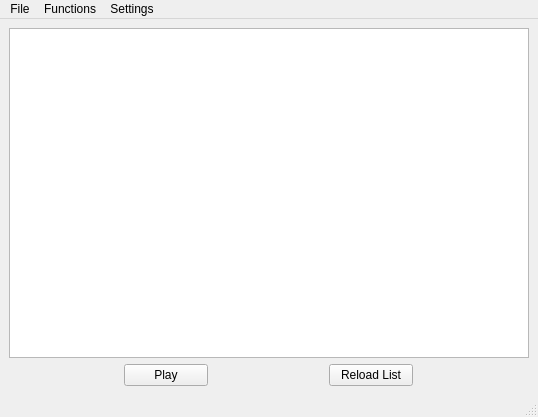
<?xml version="1.0" encoding="UTF-8"?>
<ui version="4.0">
 <class>MainWindow</class>
 <widget class="QMainWindow" name="MainWindow">
  <property name="geometry">
   <rect>
    <x>0</x>
    <y>0</y>
    <width>538</width>
    <height>417</height>
   </rect>
  </property>
  <property name="maximumSize">
   <size>
    <width>750</width>
    <height>16777215</height>
   </size>
  </property>
  <property name="windowTitle">
   <string>Snes games manager</string>
  </property>
  <widget class="QWidget" name="centralwidget">
   <layout class="QVBoxLayout" name="verticalLayout">
    <item>
     <widget class="QListView" name="listGamesbox">
      <property name="maximumSize">
       <size>
        <width>16777215</width>
        <height>16777215</height>
       </size>
      </property>
      <property name="autoFillBackground">
       <bool>false</bool>
      </property>
      <property name="iconSize">
       <size>
        <width>120</width>
        <height>100</height>
       </size>
      </property>
      <property name="resizeMode">
       <enum>QListView::Adjust</enum>
      </property>
      <property name="spacing">
       <number>200</number>
      </property>
      <property name="viewMode">
       <enum>QListView::ListMode</enum>
      </property>
      <property name="modelColumn">
       <number>0</number>
      </property>
      <property name="uniformItemSizes">
       <bool>false</bool>
      </property>
      <property name="batchSize">
       <number>5000</number>
      </property>
     </widget>
    </item>
    <item>
     <layout class="QHBoxLayout" name="horizontalLayout">
      <item>
       <widget class="QPushButton" name="btPlay">
        <property name="sizePolicy">
         <sizepolicy hsizetype="Fixed" vsizetype="Fixed">
          <horstretch>0</horstretch>
          <verstretch>0</verstretch>
         </sizepolicy>
        </property>
        <property name="maximumSize">
         <size>
          <width>84</width>
          <height>16777215</height>
         </size>
        </property>
        <property name="text">
         <string>Play</string>
        </property>
       </widget>
      </item>
      <item>
       <widget class="QPushButton" name="btReload">
        <property name="sizePolicy">
         <sizepolicy hsizetype="Maximum" vsizetype="Fixed">
          <horstretch>0</horstretch>
          <verstretch>0</verstretch>
         </sizepolicy>
        </property>
        <property name="maximumSize">
         <size>
          <width>84</width>
          <height>16777215</height>
         </size>
        </property>
        <property name="text">
         <string>Reload List</string>
        </property>
       </widget>
      </item>
     </layout>
    </item>
   </layout>
  </widget>
  <widget class="QMenuBar" name="menubar">
   <property name="geometry">
    <rect>
     <x>0</x>
     <y>0</y>
     <width>538</width>
     <height>22</height>
    </rect>
   </property>
   <widget class="QMenu" name="menuOp_es">
    <property name="title">
     <string>File</string>
    </property>
    <addaction name="separator"/>
    <addaction name="actionOpen_roms_folder"/>
   </widget>
   <widget class="QMenu" name="menuFunctions">
    <property name="title">
     <string>Functions</string>
    </property>
    <addaction name="actionDownload_Game_Covers"/>
   </widget>
   <widget class="QMenu" name="menuSettings">
    <property name="title">
     <string>Settings</string>
    </property>
    <addaction name="actionEmulator_config"/>
    <addaction name="actionChange_Theme"/>
   </widget>
   <addaction name="menuOp_es"/>
   <addaction name="menuFunctions"/>
   <addaction name="menuSettings"/>
  </widget>
  <widget class="QStatusBar" name="statusbar"/>
  <action name="actionOpen_roms_folder">
   <property name="text">
    <string>Open roms folder</string>
   </property>
   <property name="toolTip">
    <string>Abre o diretorio das roms</string>
   </property>
  </action>
  <action name="actionDownload_Game_Covers">
   <property name="text">
    <string>Download Game Covers</string>
   </property>
  </action>
  <action name="actionEmulator_config">
   <property name="text">
    <string>Emulator Configuration</string>
   </property>
  </action>
  <action name="actionChange_Theme">
   <property name="text">
    <string>Change Theme</string>
   </property>
  </action>
 </widget>
 <resources/>
 <connections/>
</ui>
